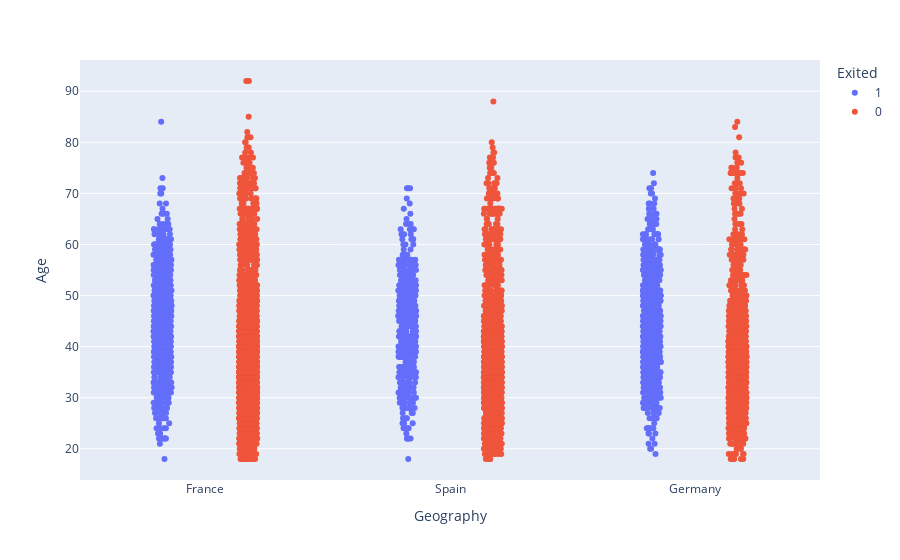

Source (notebook cell):
### Code cell
# categorical vs numeric vs categorical
# Geography vs age vs Exited
fig = px.strip(df, x='Geography', y='Age', color='Exited')
fig.show()

### Figure 1 — Plotly figure (JSON) as saved in the notebook; plotly's stock layout.template omitted (floating-point values rounded to 4 significant figures; data arrays with more than 128 entries replaced by an {"elided": "..."} marker saying what was removed)
{"data": [{"alignmentgroup": "True", "boxpoints": "all", "fillcolor": "rgba(255,255,255,0)", "hoveron": "points", "hovertemplate": "Exited=1<br>Geography=%{x}<br>Age=%{y}<extra></extra>", "legendgroup": "1", "line": {"color": "rgba(255,255,255,0)"}, "marker": {"color": "#636efa"}, "name": "1", "offsetgroup": "1", "orientation": "v", "pointpos": 0, "showlegend": true, "type": "box", "x": {"elided": "2037 str values"}, "x0": " ", "xaxis": "x", "y": {"elided": "2037 int values"}, "y0": " ", "yaxis": "y"}, {"alignmentgroup": "True", "boxpoints": "all", "fillcolor": "rgba(255,255,255,0)", "hoveron": "points", "hovertemplate": "Exited=0<br>Geography=%{x}<br>Age=%{y}<extra></extra>", "legendgroup": "0", "line": {"color": "rgba(255,255,255,0)"}, "marker": {"color": "#EF553B"}, "name": "0", "offsetgroup": "0", "orientation": "v", "pointpos": 0, "showlegend": true, "type": "box", "x": {"elided": "7963 str values"}, "x0": " ", "xaxis": "x", "y": {"elided": "7963 int values"}, "y0": " ", "yaxis": "y"}], "layout": {"boxmode": "group", "legend": {"title": {"text": "Exited"}, "tracegroupgap": 0}, "margin": {"t": 60}, "xaxis": {"anchor": "y", "domain": [0, 1], "title": {"text": "Geography"}}, "yaxis": {"anchor": "x", "domain": [0, 1], "title": {"text": "Age"}}}}
